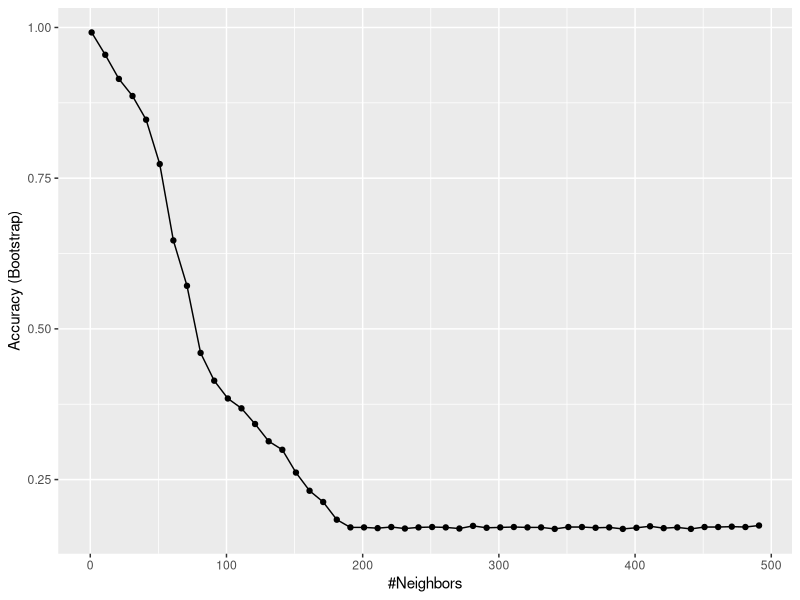

This chart was generated by the following R code:
library(dslabs)
library(caret)
data("tissue_gene_expression")

x <- tissue_gene_expression$x
y <- tissue_gene_expression$y

fit <- train(x, y, method = "knn", tuneGrid = data.frame(k = seq(1, 500, 10)))
ggplot(fit)
